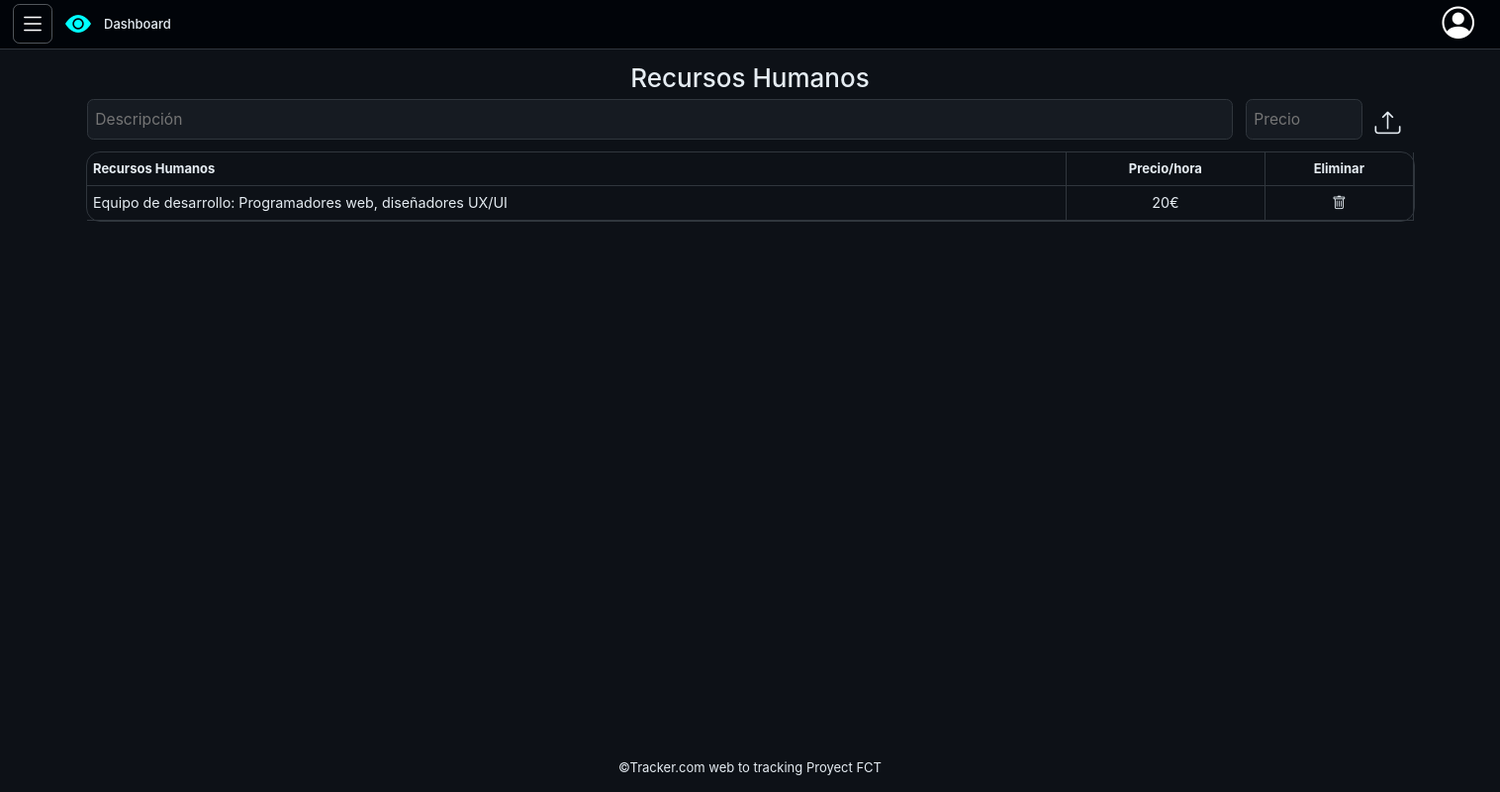
The page /dashboard.php?recursosh (signed in) on the database its author committed.
### tables this page shows
CREATE TABLE `recursosh` (
  `cod_Recurso` int(11) AUTO_INCREMENT PRIMARY KEY,
  `descripcion` varchar(500) NOT NULL,
  `precio` int(11) NOT NULL,
  `id_Alumno` int(11) NOT NULL,
  FOREIGN KEY (id_Alumno) REFERENCES usuarios(id) ON DELETE CASCADE
);

### php/conexion.php (called while the page is built, shortened)
<?php
class Conexion extends PDO
{
    private $host = 'localhost';
    private $BBDD = 'tracker';
    public function __construct()
    {
        $dsn = "mysql:host=$this->host;dbname=$this->BBDD;charset=utf8";
    }
    function verRecursosH($id_Alumno)
    {
        $sql = 'SELECT * FROM recursosh WHERE id_Alumno = ?';
        $stmt = $this->prepare($sql);
        $stmt->bindParam(1, $id_Alumno, PDO::PARAM_INT);
        $stmt->execute();
        if ($stmt->rowCount() > 0) {
            return $stmt->fetchAll(PDO::FETCH_OBJ);
        } else {
            return null;
        }
    }
}

### php/recursosh.php (the view, shortened to what this page needs)
<section id="recursos">
    <h2>Recursos Humanos</h2>
    <section id="formrecursos">
        <form action="php/modificador.php" method="POST" class="recursoH">
            <input type="text" name="contenido" placeholder="Descripción" required>
            <input type="text" name="precio" placeholder="Precio" required>
            <label for="submit">
                <i class="bi bi-upload"></i>
            </label>
        </form>
    </section>
    <?php
    require_once "conexion.php";
    if ($recursos = (new Conexion)->verRecursosH($_SESSION["usuario"]->id)) {
        echo "<table class=\"tablarecursos\"><tr><th>Recursos Humanos</th><th>Precio/hora</th><th>Eliminar</th></tr>";
        foreach ($recursos as $recurso) {
            echo "<tr><td>{$recurso->descripcion}</td><td>{$recurso->precio}€</td><td><a href=\"php/modificador.php?cod_RecursoH={$recurso->cod_Recurso}\"><i class=\"bi bi-trash\"></i></a></td></tr>";
        }
    }
    ?>
    </table>
</section>

### css/styles.css (style rules this page uses)
*, *::after, *::before { margin: 0; padding: 0; box-sizing: border-box; }
:root { font-size: 13px; font-family: Verdana, Geneva, Tahoma, sans-serif; }
body { width: 100vw; min-height: 100vh; display: flex; flex-direction: column; justify-content: space-between; overflow-x: hidden; overflow-y: auto; background-color: #010409; }
body #main-dashboard label { cursor: pointer; border: none; float: right; outline: none; margin-right: 1rem; margin-bottom: 0.5rem; display: grid; place-content: center; }
body #main-dashboard label i { color: #E6EDF3; font-size: 1.3rem; }
body #main-dashboard input { display: block; background-color: #161B22; border-radius: 0.5rem; border: 1px solid #30363d; width: 100%; color: #E6EDF3; padding: 1rem; margin-bottom: 1rem; font-size: 1.2rem; }
body #main-dashboard #recursos { width: 100%; height: 100%; display: flex; flex-direction: column; align-items: center; color: #E6EDF3; }
body #main-dashboard #recursos #formrecursos { width: 90%; }
body #main-dashboard #recursos #formrecursos i { font-size: 2rem; }
body #main-dashboard #recursos #formrecursos form { display: flex; flex-direction: row; justify-content: space-between; align-items: center; gap: 1rem; }
body #main-dashboard #recursos #formrecursos form input[type=text] { width: 100%; padding: 0.6rem; }
body #main-dashboard #recursos #formrecursos form input[type=text]:nth-child(2) { width: 10%; }
body #main-dashboard #recursos .tablarecursos { width: 90%; flex-grow: 1; outline: 1px solid #30363d; border-radius: 1rem; border-collapse: collapse; }
body #main-dashboard #recursos .tablarecursos i, body #main-dashboard #recursos .tablarecursos td { color: #E6EDF3; font-size: 1.1rem; }
body #main-dashboard #recursos .tablarecursos th:not(:nth-child(1)), body #main-dashboard #recursos .tablarecursos td:not(:nth-child(1)) { text-align: center; }
body #main-dashboard #recursos .tablarecursos th, body #main-dashboard #recursos .tablarecursos td { padding: 0.5rem; border-bottom: 1px solid #30363d; border-right: 1px solid #30363d; }

### rows shown on the page
recursosh: descripcion "Equipo de desarrollo: Programadores web, diseñadores UX/UI", precio "20"
